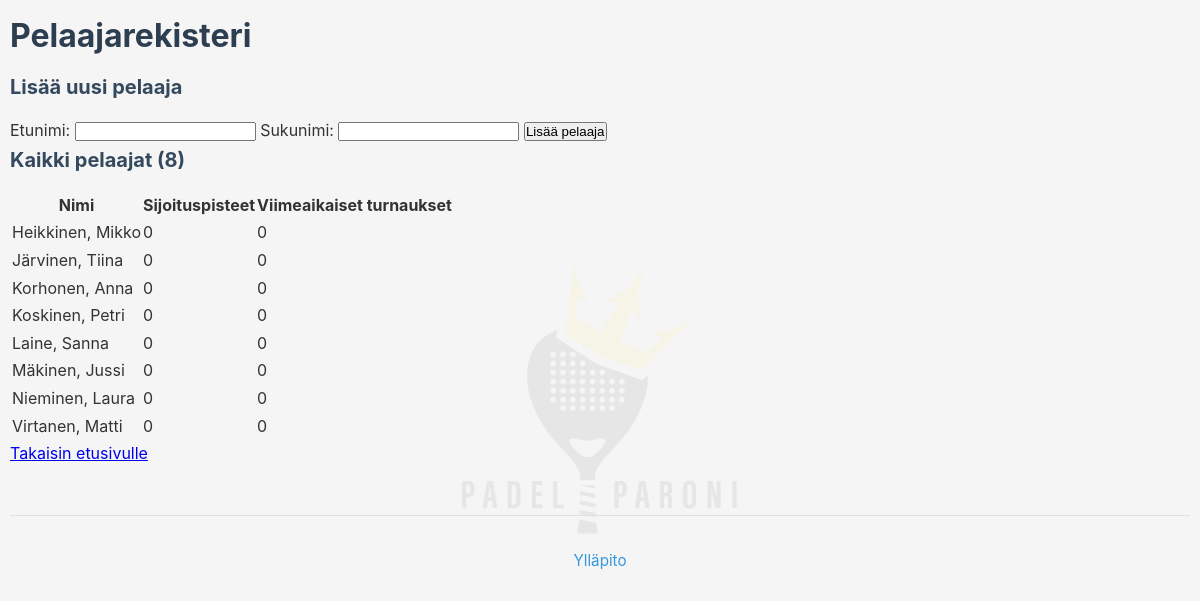
The page /players on the database its author committed.
### tables this page shows
CREATE TABLE player_registry (
            id INTEGER PRIMARY KEY AUTOINCREMENT,
            first_name TEXT NOT NULL CHECK(length(trim(first_name)) > 0 AND length(first_name) <= 100),
            last_name TEXT NOT NULL CHECK(length(trim(last_name)) > 0 AND length(last_name) <= 100),
            created_at TIMESTAMP DEFAULT CURRENT_TIMESTAMP,
            UNIQUE(first_name, last_name)
        );

### app.py (the view)
@app.route('/players')
def players_list():
    db = get_db()
    players = db.execute("""
        SELECT
            pr.id,
            pr.first_name,
            pr.last_name,
            ps.seed_points,
            ps.recent_tournaments
        FROM player_registry pr
        LEFT JOIN player_seeding ps ON pr.id = ps.player_id
        ORDER BY ps.seed_points DESC, pr.last_name ASC, pr.first_name ASC
    """).fetchall()
    return render_template('players_list.html', players=players)

### app.py (called while the page is built)
@app.before_request
def check_admin_session():
    if request.path.startswith('/admin') and request.path not in ['/admin/login', '/admin/setup']:
        if not session.get('logged_in_as_admin'):
            return redirect('/admin/login')
        last_activity_str = session.get('last_activity')
        if last_activity_str:
            last_activity = datetime.fromisoformat(last_activity_str)
            if datetime.now() - last_activity > timedelta(minutes=30):
                session.clear()
                flash('Session expired. Please log in again.')
                return redirect('/admin/login')
        session['last_activity'] = datetime.now().isoformat()

### database.py (called while the page is built)
def get_db():
    try:
        from flask import current_app
        db_path = current_app.config.get('DATABASE', DATABASE)
    except (ImportError, RuntimeError):
        db_path = DATABASE
    uri_mode = db_path.startswith('file:')
    conn = sqlite3.connect(db_path, uri=uri_mode)
    conn.row_factory = sqlite3.Row  # Returns rows as dictionaries
    return conn

### templates/players_list.html (shortened to what this page needs)
<!DOCTYPE html>
<html lang="fi">
<head>
    <link rel="stylesheet" href="{{ url_for('static', filename='css/style.css') }}">
</head>
<body>
    <h1>Pelaajarekisteri</h1>
    <div class="add-player-form">
        <h2>Lisää uusi pelaaja</h2>
        <form method="POST" action="/player/create">
            <label>Etunimi:</label>
            <input type="text" name="first_name" required>
            <label>Sukunimi:</label>
            <input type="text" name="last_name" required>
            <button type="submit">Lisää pelaaja</button>
        </form>
    </div>
    <div class="players-list">
        <h2>Kaikki pelaajat ({{ players|length }})</h2>
        {% if players %}
        <table>
            <thead>
                <tr>
                    <th>Nimi</th>
                    <th>Sijoituspisteet</th>
                    <th>Viimeaikaiset turnaukset</th>
                </tr>
            </thead>
            <tbody>
                {% for player in players %}
                <tr>
                    <td>
                        {{ player.last_name }}, {{ player.first_name }}
                    </td>
                    <td>{{ player.seed_points or 0 }}</td>
                    <td>{{ player.recent_tournaments or 0 }}</td>
                </tr>
                {% endfor %}
            </tbody>
        </table>
        {% else %}
        <p>Ei vielä pelaajia rekisterissä. Lisää ensimmäinen pelaaja yllä!</p>
        {% endif %}
    </div>
    <div class="navigation">
        <a href="/">Takaisin etusivulle</a>
    </div>
    <div style="margin-top: 3rem; padding-top: 2rem; border-top: 1px solid #e0e0e0; text-align: center;">
        <a href="{{ url_for('admin_dashboard') }}" style="color: #3498db; text-decoration: none; font-size: 0.95rem;">Ylläpito</a>
    </div>
</body>
</html>

### static/css/style.css (style rules this page uses)
* { margin: 0; padding: 0; box-sizing: border-box; }
body { font-family: -apple-system, BlinkMacSystemFont, 'Segoe UI', Roboto, Oxygen, Ubuntu, Cantarell, sans-serif; background: #f5f5f5; padding: 10px; line-height: 1.6; color: #333; position: relative; }
body::before { content: ''; position: fixed; top: 50%; left: 50%; transform: translate(-50%, -50%); width: 300px; height: 300px; background-image: url('../images/padel-paroni-logo.png'); background-size: contain; background-repeat: no-repeat; background-position: center; opacity: 0.06; pointer-events: none; z-index: -1; }
h1 { color: #2c3e50; margin-bottom: 10px; font-size: 28px; }
h2 { color: #34495e; margin-bottom: 15px; font-size: 20px; }
@media (min-width: 768px) { h1 { font-size: 32px; } }

### rows shown on the page
player_registry: last_name "Heikkinen", first_name "Mikko", seed_points "0", recent_tournaments "0"
player_registry: last_name "Järvinen", first_name "Tiina", seed_points "0", recent_tournaments "0"
player_registry: last_name "Korhonen", first_name "Anna", seed_points "0", recent_tournaments "0"
player_registry: last_name "Koskinen", first_name "Petri", seed_points "0", recent_tournaments "0"
player_registry: last_name "Laine", first_name "Sanna", seed_points "0", recent_tournaments "0"
player_registry: last_name "Mäkinen", first_name "Jussi", seed_points "0", recent_tournaments "0"
player_registry: last_name "Nieminen", first_name "Laura", seed_points "0", recent_tournaments "0"
player_registry: last_name "Virtanen", first_name "Matti", seed_points "0", recent_tournaments "0"

### other values the page prints
{{ players|length }} "8"
